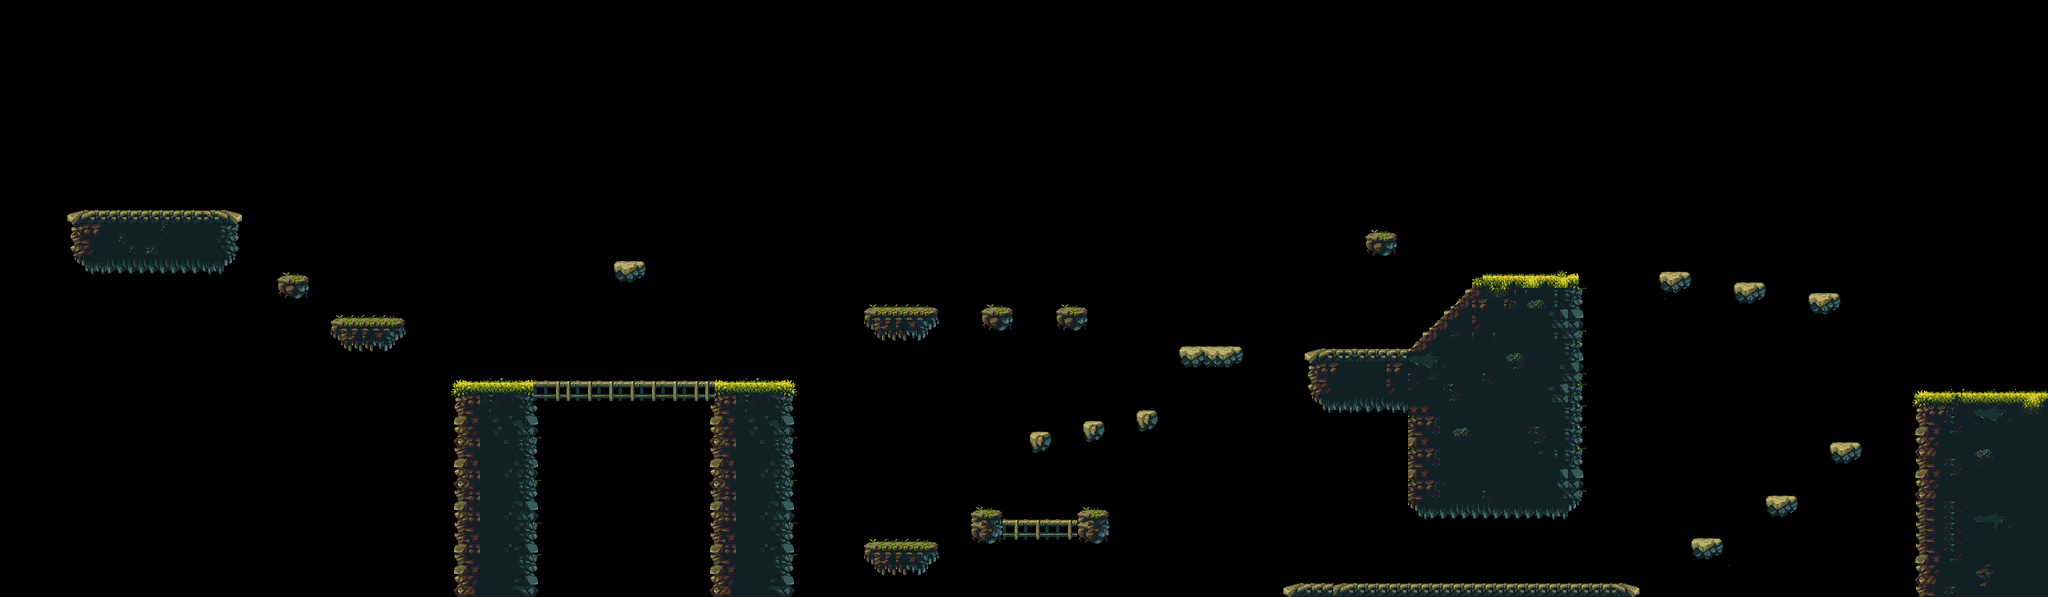

This is a level from a 2D game, rendered from its Tiled map with the project's own tilesets. A one-line summary and the map file follow, with tile-layer data summarised:
An orthogonal 192x56 tile map with 16x16 px tiles, 1 tile layer (Слой тайлов 1).

<map version="1.9" tiledversion="1.9.2" orientation="orthogonal" renderorder="right-down" width="192" height="56" tilewidth="16" tileheight="16" infinite="0" nextlayerid="2" nextobjectid="1">
 <tileset firstgid="1" source="../data/tileset.tsx" />
 <layer id="1" name="Слой тайлов 1" width="192" height="56">
  <data>[10752 cells, 1614 non-empty, 200 distinct tile ids]</data>
 </layer>
</map>
